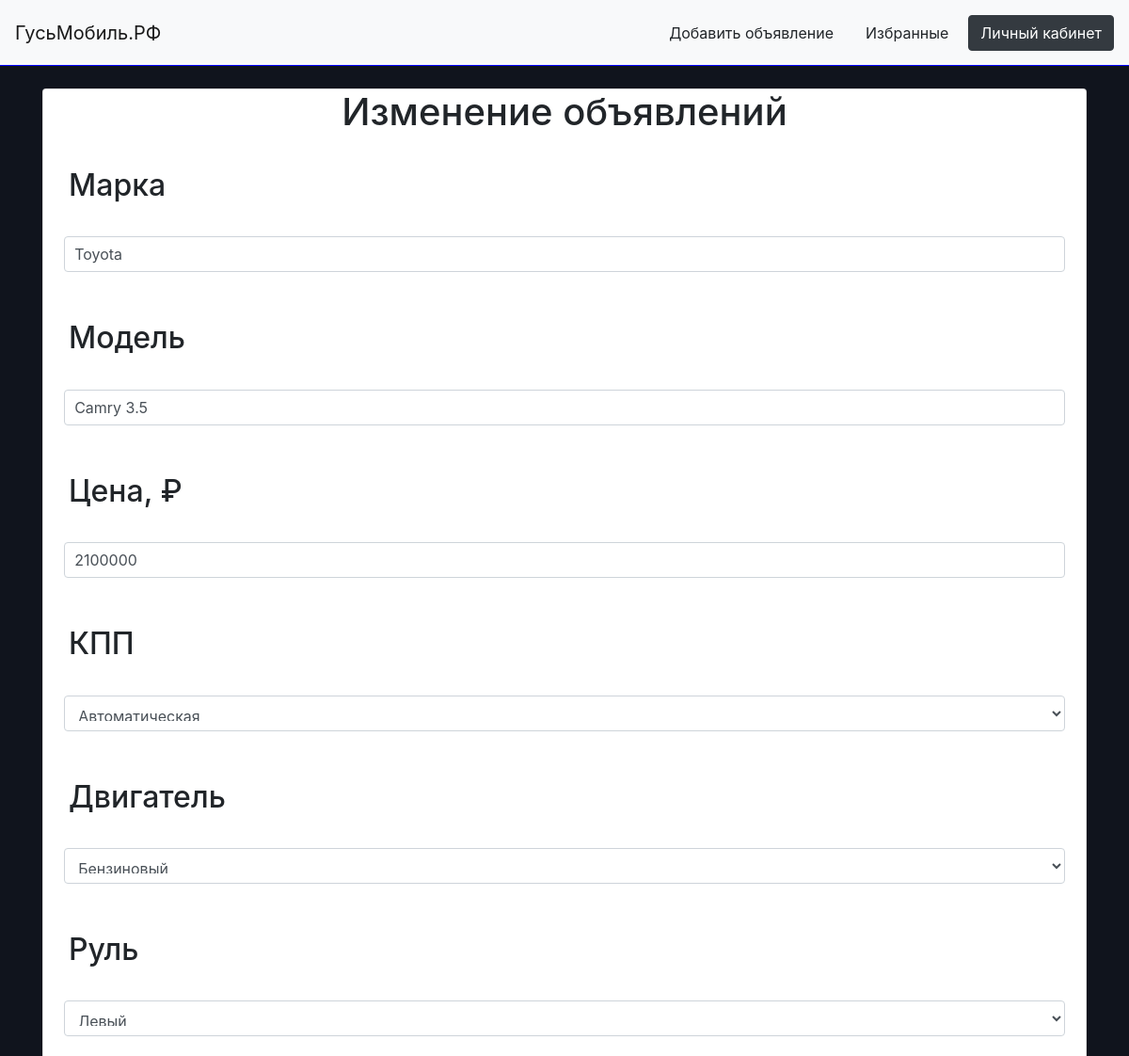
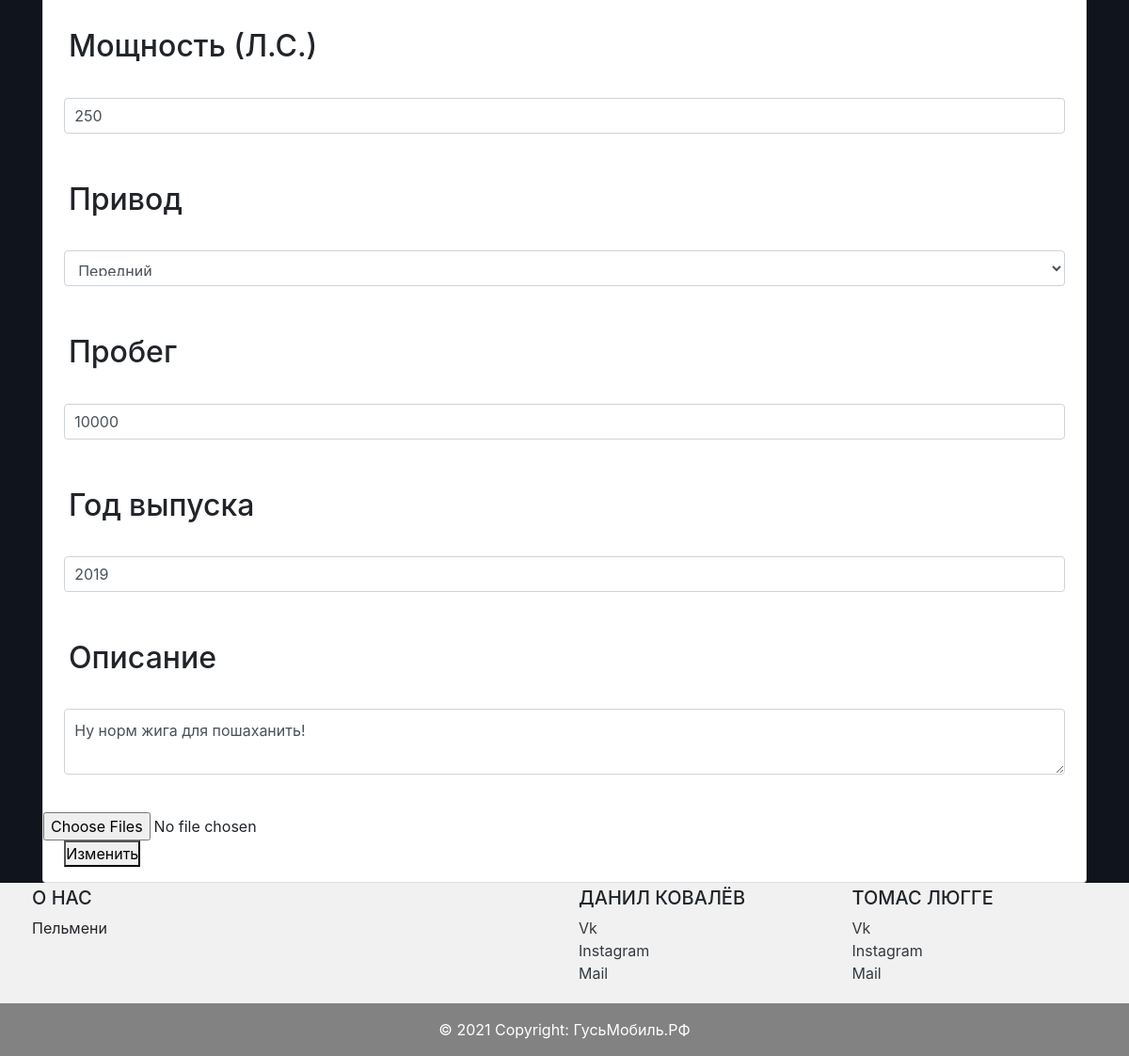
Screenshot of /edit_ad/2 (signed in) with the database file from the repository (2 pictures, top to bottom).
### data/ads.py (models this page shows)
class Ads(SqlAlchemyBase):
    __tablename__ = 'ads'
    id = sqlalchemy.Column(sqlalchemy.Integer, primary_key=True, autoincrement=True)
    user_id = sqlalchemy.Column(sqlalchemy.Integer, sqlalchemy.ForeignKey('users.id'))
    brand = sqlalchemy.Column(sqlalchemy.String, nullable=True)
    model = sqlalchemy.Column(sqlalchemy.String, nullable=True)
    price = sqlalchemy.Column(sqlalchemy.Integer, nullable=True)
    transmission = sqlalchemy.Column(sqlalchemy.String, nullable=True)
    engine = sqlalchemy.Column(sqlalchemy.String, nullable=True)
    steering_wheel = sqlalchemy.Column(sqlalchemy.String, nullable=True)
    power = sqlalchemy.Column(sqlalchemy.Integer, nullable=True)
    drive_unit = sqlalchemy.Column(sqlalchemy.String, nullable=True)
    mileage = sqlalchemy.Column(sqlalchemy.Integer, nullable=True)
    year = sqlalchemy.Column(sqlalchemy.Integer, nullable=True)
    about = sqlalchemy.Column(sqlalchemy.Text, nullable=True)
    images = sqlalchemy.Column(sqlalchemy.String, nullable=True)
    user = orm.relation('Users')
    favorites = orm.relation('Favorites', back_populates='ad')

### main.py (the view, shortened to what this page needs)
@app.route('/edit_ad/<int:ad_id>', methods=['GET', 'POST'])
@login_required
def edit_ad(ad_id):
    form = EditForm()
    if request.method == "GET":
        db_sess = db_session.create_session()
        ad = db_sess.query(Ads).filter(Ads.id == ad_id,
                                        Ads.user_id == current_user.id).first()
        if ad:
            form.brand.data = ad.brand
            form.model.data = ad.model
            form.price.data = ad.price
            form.transmission.data = ad.transmission
            form.engine.data = ad.engine
            form.steering_wheel.data = ad.steering_wheel
            form.power.data = ad.power
            form.drive_unit.data = ad.drive_unit
            form.mileage.data = ad.mileage
            form.year.data = ad.year
            form.about.data = ad.about
        else:
            abort(404)
    return render_template('edit_ad.html', form=form)

### data/db_session.py (called while the page is built)
def create_session() -> Session:
    global __factory
    return __factory()

### main.py (called while the page is built)
@login_manager.user_loader
def load_user(user_id):
    db_sess = db_session.create_session()
    return db_sess.query(Users).get(user_id)

### templates/edit_ad.html (shortened to what this page needs)
{% extends "base.html" %}
{% block content %}
    <div class="card mt-4">
        <h1 style="text-align: center;">Изменение объявлений</h1>
        <form method="post" enctype="multipart/form-data">
            <p>
                <h2 style="padding: 7px; margin: 20px;">{{ form.brand.label }}</h2>
                {{ form.brand(class="form-control", style="width: 96%; margin-left: 2%; margin-right: 2%; padding: 10px;") }}<br>
            </p>
            <p>
                <h2 style="padding: 7px; margin: 20px;">{{ form.model.label }}</h2>
                {{ form.model(class="form-control", style="width: 96%; margin-left: 2%; margin-right: 2%; padding: 10px;") }}<br>
            </p>
            <p>
                <h2 style="padding: 7px; margin: 20px;">{{ form.price.label }}</h2>
                {{ form.price(class="form-control", style="width: 96%; margin-left: 2%; margin-right: 2%; padding: 10px;") }}<br>
            </p>
            <p>
                <h2 style="padding: 7px; margin: 20px;">{{ form.transmission.label }}</h2>
                {{ form.transmission(class="form-control", style="width: 96%; margin-left: 2%; margin-right: 2%; padding: 10px;") }}<br>
            </p>
            <p>
                <h2 style="padding: 7px; margin: 20px;">{{ form.engine.label }}</h2>
                {{ form.engine(class="form-control", style="width: 96%; margin-left: 2%; margin-right: 2%; padding: 10px;") }}<br>
            </p>
            <p>
                <h2 style="padding: 7px; margin: 20px;">{{ form.steering_wheel.label }}</h2>
                {{ form.steering_wheel(class="form-control", style="width: 96%; margin-left: 2%; margin-right: 2%; padding: 10px;") }}<br>
            </p>
            <p>
                <h2 style="padding: 7px; margin: 20px;">{{ form.power.label }}</h2>
                {{ form.power(class="form-control", style="width: 96%; margin-left: 2%; margin-right: 2%; padding: 10px;") }}<br>
            </p>
            <p>
                <h2 style="padding: 7px; margin: 20px;">{{ form.drive_unit.label }}</h2>
                {{ form.drive_unit(class="form-control", style="width: 96%; margin-left: 2%; margin-right: 2%; padding: 10px;") }}<br>
            </p>
            <p>
                <h2 style="padding: 7px; margin: 20px;">{{ form.mileage.label }}</h2>
                {{ form.mileage(class="form-control", style="width: 96%; margin-left: 2%; margin-right: 2%; padding: 10px;") }}<br>
            </p>
            <p>
                <h2 style="padding: 7px; margin: 20px;">{{ form.year.label }}</h2>
                {{ form.year(class="form-control", style="width: 96%; margin-left: 2%; margin-right: 2%; padding: 10px;") }}<br>
            </p>
            <p>
                <h2 style="padding: 7px; margin: 20px;">{{ form.about.label }}</h2>
                {{ form.about(class="form-control", style="width: 96%; margin-left: 2%; margin-right: 2%; padding: 10px; max-width: 96%; min-width: 96%") }}<br>
            </p>
            <input type="file" class="form-control-file" id="files" name="file" accept="image/*" multiple />
            <p style="margin-left: 2%;"><button type="submit">Изменить</button></p>
        </form>
    </div>
{% endblock %}

### static/css/style.css (style rules this page uses)
h1, h2, h3, h4, h5, h6 { margin: 0; }
body { background-color: #4d648d; }
* { margin: 0; padding: 0; }

### rows the page displays
Ads: brand "Toyota", model "Camry 3.5", price "2100000", transmission "Автоматическая", engine "Бензиновый", steering_wheel "Левый", power "250", drive_unit "Передний", mileage "10000", year "2019", about "Ну норм жига для пошаханить!"
